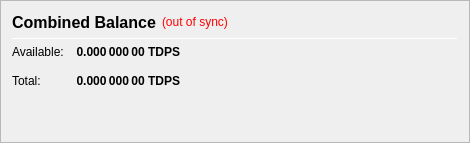
                   <widget class="QFrame" name="frame_CombinedBalances">
                    <property name="minimumSize">
                     <size>
                      <width>470</width>
                      <height>0</height>
                     </size>
                    </property>
                    <property name="frameShape">
                     <enum>QFrame::StyledPanel</enum>
                    </property>
                    <property name="frameShadow">
                     <enum>QFrame::Raised</enum>
                    </property>
                    <layout class="QVBoxLayout" name="verticalLayout_5">
                     <item>
                      <layout class="QHBoxLayout" name="horizontalLayout_5" stretch="0,0,0">
                       <item>
                        <widget class="QLabel" name="label_5z">
                         <property name="minimumSize">
                          <size>
                           <width>0</width>
                           <height>20</height>
                          </size>
                         </property>
                         <property name="font">
                          <font>
                           <pointsize>12</pointsize>
                           <weight>75</weight>
                           <bold>true</bold>
                          </font>
                         </property>
                         <property name="toolTip">
                          <string>Combined Balance (including unconfirmed and immature coins)</string>
                         </property>
                         <property name="text">
                          <string>Combined Balance</string>
                         </property>
                        </widget>
                       </item>
                       <item>
                        <widget class="QLabel" name="labelWalletStatus">
                         <property name="cursor">
                          <cursorShape>WhatsThisCursor</cursorShape>
                         </property>
                         <property name="toolTip">
                          <string>The displayed information may be out of date. Your wallet automatically synchronizes with the TradePlus Coin network after a connection is established, but this process has not completed yet.</string>
                         </property>
                         <property name="styleSheet">
                          <string notr="true">QLabel { color: red; }</string>
                         </property>
                         <property name="text">
                          <string notr="true">(out of sync)</string>
                         </property>
                         <property name="alignment">
                          <set>Qt::AlignLeading|Qt::AlignLeft|Qt::AlignVCenter</set>
                         </property>
                        </widget>
                       </item>
                       <item>
                        <spacer name="horizontalSpacer_1">
                         <property name="orientation">
                          <enum>Qt::Horizontal</enum>
                         </property>
                         <property name="sizeHint" stdset="0">
                          <size>
                           <width>40</width>
                           <height>20</height>
                          </size>
                         </property>
                        </spacer>
                       </item>
                      </layout>
                     </item>
                     <item>
                      <widget class="Line" name="line_CombinedBalance">
                       <property name="minimumSize">
                        <size>
                         <width>0</width>
                         <height>1</height>
                        </size>
                       </property>
                       <property name="maximumSize">
                        <size>
                         <width>16777215</width>
                         <height>1</height>
                        </size>
                       </property>
                       <property name="orientation">
                        <enum>Qt::Horizontal</enum>
                       </property>
                      </widget>
                     </item>
                     <item>
                      <layout class="QGridLayout" name="gridLayout_3">
                       <property name="spacing">
                        <number>12</number>
                       </property>
                       <item row="1" column="0">
                        <widget class="QLabel" name="labelBalanceTextz">
                         <property name="text">
                          <string>Available:</string>
                         </property>
                        </widget>
                       </item>
                       <item row="1" column="1">
                        <widget class="QLabel" name="labelBalancez">
                         <property name="font">
                          <font>
                           <weight>75</weight>
                           <bold>true</bold>
                          </font>
                         </property>
                         <property name="cursor">
                          <cursorShape>IBeamCursor</cursorShape>
                         </property>
                         <property name="toolTip">
                          <string>Your current spendable balance</string>
                         </property>
                         <property name="text">
                          <string notr="true">0.000 000 00 TDPS</string>
                         </property>
                         <property name="alignment">
                          <set>Qt::AlignRight|Qt::AlignTrailing|Qt::AlignVCenter</set>
                         </property>
                         <property name="textInteractionFlags">
                          <set>Qt::LinksAccessibleByMouse|Qt::TextSelectableByKeyboard|Qt::TextSelectableByMouse</set>
                         </property>
                        </widget>
                       </item>
                       <item row="2" column="0">
                        <widget class="QLabel" name="labelTotalTextz">
                         <property name="text">
                          <string>Total:</string>
                         </property>
                        </widget>
                       </item>
                       <item row="2" column="1">
                        <widget class="QLabel" name="labelTotalz">
                         <property name="font">
                          <font>
                           <weight>75</weight>
                           <bold>true</bold>
                          </font>
                         </property>
                         <property name="cursor">
                          <cursorShape>IBeamCursor</cursorShape>
                         </property>
                         <property name="toolTip">
                          <string>Total Balance, including all unavailable coins.</string>
                         </property>
                         <property name="text">
                          <string notr="true">0.000 000 00 TDPS</string>
                         </property>
                         <property name="alignment">
                          <set>Qt::AlignRight|Qt::AlignTrailing|Qt::AlignVCenter</set>
                         </property>
                         <property name="textInteractionFlags">
                          <set>Qt::LinksAccessibleByMouse|Qt::TextSelectableByKeyboard|Qt::TextSelectableByMouse</set>
                         </property>
                        </widget>
                       </item>
                       <item row="2" column="3">
                        <spacer name="horizontalSpacer_2">
                         <property name="orientation">
                          <enum>Qt::Horizontal</enum>
                         </property>
                         <property name="sizeHint" stdset="0">
                          <size>
                           <width>40</width>
                           <height>20</height>
                          </size>
                         </property>
                        </spacer>
                       </item>
                      </layout>
                     </item>
                     <item>
                      <spacer name="verticalSpacer_1">
                       <property name="orientation">
                        <enum>Qt::Vertical</enum>
                       </property>
                       <property name="sizeHint" stdset="0">
                        <size>
                         <width>20</width>
                         <height>40</height>
                        </size>
                       </property>
                      </spacer>
                     </item>
                    </layout>
                   </widget>
